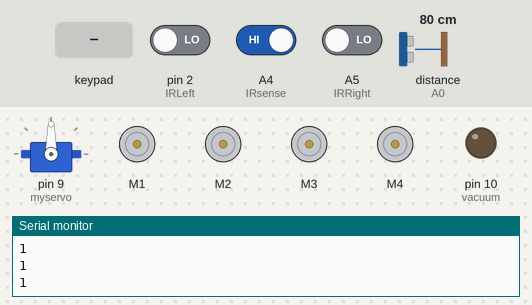
This sketch was run on a simulated Arduino Uno, built with avr-gcc and run on an emulated ATmega328P. On the bench: servo, 4 × DC motor (green arrow = forward, orange = backward, longer = faster), output pins drawn as LEDs (lit = HIGH), the last lines printed to the serial monitor. Inputs (shaded band) come from the test bench; at power-on: distance to the obstacle (sensor on A0) 80 cm, A4 (IRsense) HIGH, pin 2 (IRLeft) LOW, A5 (IRRight) LOW. The echo pulse lasts 58.3 µs per cm; pins used as bus, display or sensor lines are not drawn.

Above: at 1.2 s.
1.3 s: key '+' pressed
At 2.1 s:
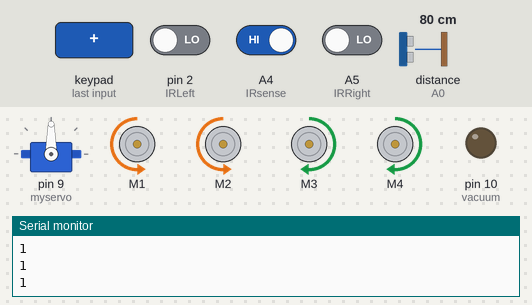
4.3 s: distance to the obstacle (sensor on A0) set to 17 cm
6.5 s: distance to the obstacle (sensor on A0) set to 13 cm
At 8.3 s:
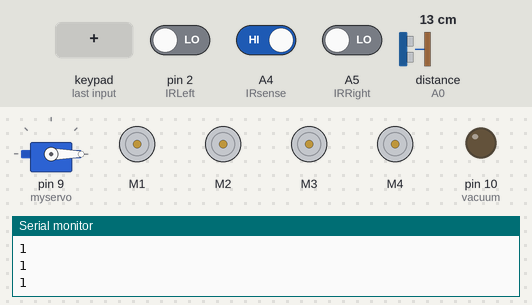
9.5 s: A4 (IRsense) driven LOW
At 12.6 s:
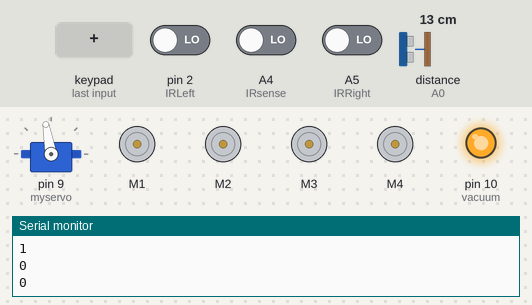
Timing chart, 0 to 16.5 s (numbered marks = the images above; inputs shaded):
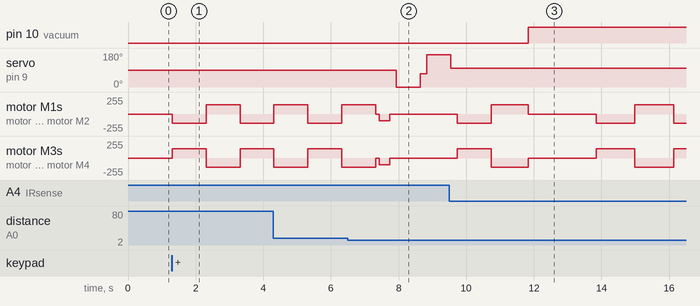

Measured:
- the behaviour switches between 16 and 15 cm on distance to the obstacle (sensor on A0) (found by bisection; images 1 and 2)
- after the input at 1.3 s, motor M1, motor M2: stopped → backward 140/255 at once, → forward 140/255 1.0 s later, → backward 140/255 1.0 s later; motor M3, motor M4: stopped → forward 140/255 at once, → backward 140/255 1.0 s later, → forward 140/255 1.0 s later
- after the input at 6.5 s, servo on pin 9 (myservo): 90° → 0° after 1.4 s, → 70° 0.70 s later, → 170° 0.20 s later
- after the input at 9.5 s, pin 10 (vacuum): LOW → HIGH after 2.3 s; servo on pin 9 (myservo): goes on until 9.5 s, then stays 100°

The sketch:

vacuum_robot.ino
```cpp
/*
 * Autonomous Vacuum Robot
 * -----------------------
 * A 4-wheel Arduino cleaning robot with two modes:
 *
 *   1. Bluetooth mode (default): drive it from a phone with the Dabble app (Gamepad).
 *   2. Automatic mode: it drives on its own, avoids obstacles with an ultrasonic
 *      sensor on a servo, uses IR sensors on the sides to steer away from walls,
 *      and runs a cleaning routine when its IR sensor (A4) is triggered.
 *
 * Press START on the Dabble Gamepad to switch between the two modes.
 *
 * Bluetooth controls:
 *   Up / Down     -> forward / backward
 *   Left / Right  -> turn
 *   Triangle      -> vacuum ON
 *   Circle        -> vacuum OFF
 *
 * Author: Ali Imran
 */

// Only load the Gamepad module from the Dabble library
#define CUSTOM_SETTINGS
#define INCLUDE_GAMEPAD_MODULE
#include <AFMotor.h>
#include <Dabble.h>
#include <Servo.h>

// ---------------- Pins ----------------
#define trigPin A1    // ultrasonic sensor trigger
#define echoPin A0    // ultrasonic sensor echo
#define IRsense A4    // IR sensor that starts the cleaning routine
#define IRRight A5    // right-side IR sensor
int IRLeft = 2;       // left-side IR sensor
int vacuum = 10;      // vacuum output (HIGH = on)

Servo myservo;        // servo that rotates the ultrasonic sensor (pin 9)

// ---------------- Mode toggle (START button) ----------------
int buttonState = HIGH;     // HIGH = Bluetooth mode, LOW = Automatic mode
int buttonCurrent;
int buttonPrevious = LOW;

// ---------------- Motors (motor shield ports M1-M4) ----------------
AF_DCMotor motor1(1, MOTOR12_64KHZ);
AF_DCMotor motor2(2, MOTOR12_64KHZ);
AF_DCMotor motor3(3, MOTOR34_64KHZ);
AF_DCMotor motor4(4, MOTOR34_64KHZ);

#define MAX_SPEED 150   // top speed when ramping up in moveBackward()

// ---------------- Obstacle avoidance ----------------
long dis;               // raw echo time from the ultrasonic sensor
boolean goesForward = false;
int distance = 100;     // latest distance reading (cm)
int speedSet = 0;
int distanceR = 0;      // distance when looking right (cm)
int distanceL = 0;      // distance when looking left (cm)
int set = 15;           // obstacle distance threshold (cm)

void setup()
{
  Dabble.begin(9600, 16, 17);   // Bluetooth module: RX pin 16 (A2), TX pin 17 (A3)
  Serial.begin(9600);
  Serial.println("Motor Test!");

  myservo.attach(9);
  myservo.write(90);            // point the ultrasonic sensor straight ahead

  pinMode(trigPin, OUTPUT);
  pinMode(echoPin, INPUT);
  pinMode(IRsense, INPUT);
  pinMode(IRLeft, INPUT);
  pinMode(IRRight, INPUT);
  pinMode(vacuum, OUTPUT);

  motor1.setSpeed(255);
  motor2.setSpeed(255);
  motor3.setSpeed(255);
  motor4.setSpeed(255);
}

void loop()
{
  Serial.println(digitalRead(IRsense));   // debug: print the IR sensor reading
  Dabble.processInput();

  // START button toggles between Bluetooth and Automatic mode
  buttonCurrent = GamePad.isStartPressed();

  if (buttonCurrent == HIGH && buttonPrevious == LOW)
  {
    if (buttonState == HIGH)
    {
      buttonState = LOW;
    }
    else
    {
      buttonState = HIGH;
    }
  }

  if (buttonState == HIGH)
  {
    bluetooth();
  }
  else if (buttonState == LOW)
  {
    automatic();
  }

  buttonPrevious = buttonCurrent;
}

// ---------------- Bluetooth mode ----------------
// Drive the robot and control the vacuum from the phone.
void bluetooth()
{
  motor1.setSpeed(200);
  motor2.setSpeed(200);
  motor3.setSpeed(200);
  motor4.setSpeed(200);
  Dabble.processInput();

  if (GamePad.isUpPressed())            // forward
  {
    motor1.run(FORWARD);
    motor2.run(FORWARD);
    motor3.run(FORWARD);
    motor4.run(FORWARD);
  }
  else if (GamePad.isDownPressed())     // backward
  {
    motor1.run(BACKWARD);
    motor2.run(BACKWARD);
    motor3.run(BACKWARD);
    motor4.run(BACKWARD);
  }
  else if (GamePad.isLeftPressed())     // turn left
  {
    motor1.run(FORWARD);
    motor2.run(FORWARD);
    motor3.run(BACKWARD);
    motor4.run(BACKWARD);
  }
  else if (GamePad.isRightPressed())    // turn right
  {
    motor1.run(BACKWARD);
    motor2.run(BACKWARD);
    motor3.run(FORWARD);
    motor4.run(FORWARD);
  }
  else if (GamePad.isTrianglePressed()) // vacuum on
  {
    digitalWrite(vacuum, HIGH);
  }
  else if (GamePad.isCirclePressed())   // vacuum off
  {
    digitalWrite(vacuum, LOW);
  }
  else                                  // no button: stop
  {
    motor1.run(RELEASE);
    motor2.run(RELEASE);
    motor3.run(RELEASE);
    motor4.run(RELEASE);
  }
}

// ---------------- Automatic mode ----------------
void automatic()
{
  motor1.setSpeed(140);
  motor2.setSpeed(140);
  motor3.setSpeed(140);
  motor4.setSpeed(140);

  Serial.println(digitalRead(IRsense));   // debug

  // IR sensor triggered: stop, turn the vacuum on, and clean the spot
  if (digitalRead(IRsense) == 0)
  {
    delay(100);
    digitalWrite(vacuum, HIGH);
    motor1.setSpeed(140);
    motor2.setSpeed(140);
    motor3.setSpeed(140);
    motor4.setSpeed(140);
    motor1.run(RELEASE);
    motor2.run(RELEASE);
    motor3.run(RELEASE);
    motor4.run(RELEASE);
    delay(2000);

    // Wiggle back and forth over the spot: 6 times, 1.15 s each direction
    for (int i = 0; i < 6; i++)
    {
      motor1.run(BACKWARD);   // same direction as the Right button
      motor2.run(BACKWARD);
      motor3.run(FORWARD);
      motor4.run(FORWARD);
      delay(1150);
      motor1.run(FORWARD);    // same direction as the Left button
      motor2.run(FORWARD);
      motor3.run(BACKWARD);
      motor4.run(BACKWARD);
      delay(1150);
    }

    motor1.run(RELEASE);
    motor2.run(RELEASE);
    motor3.run(RELEASE);
    motor4.run(RELEASE);
  }
  else
  {
    // Normal driving: vacuum off, drive forward, avoid obstacles
    motor1.setSpeed(140);
    motor2.setSpeed(140);
    motor3.setSpeed(140);
    motor4.setSpeed(140);
    digitalWrite(vacuum, LOW);
    distance = obstacle();

    if (distance > set)
    {
      // Path is clear: drive forward
      motor1.run(FORWARD);
      motor2.run(FORWARD);
      motor3.run(FORWARD);
      motor4.run(FORWARD);
    }
    else
    {
      // Obstacle ahead: back up, look both ways, and turn
      hcr4();
    }

    // Left IR sensor detects something: turn away (same direction as the Right button)
    if (digitalRead(IRLeft) == 0)
    {
      motor1.setSpeed(140);
      motor2.setSpeed(140);
      motor3.setSpeed(140);
      motor4.setSpeed(140);
      motor1.run(BACKWARD);
      motor2.run(BACKWARD);
      motor3.run(FORWARD);
      motor4.run(FORWARD);
      delay(1000);
    }

    // Right IR sensor detects something: turn away (same direction as the Left button)
    if (digitalRead(IRRight) == 0)
    {
      motor1.setSpeed(140);
      motor2.setSpeed(140);
      motor3.setSpeed(140);
      motor4.setSpeed(140);
      motor1.run(FORWARD);
      motor2.run(FORWARD);
      motor3.run(BACKWARD);
      motor4.run(BACKWARD);
      delay(1000);
    }
  }
}

// ---------------- Sensors ----------------

// Reads the HC-SR04 ultrasonic sensor and returns the distance in cm.
// (Returns 0 if no echo is received.)
int obstacle()
{
  digitalWrite(trigPin, LOW);
  delayMicroseconds(2);
  digitalWrite(trigPin, HIGH);    // 10 microsecond trigger pulse
  delayMicroseconds(10);
  digitalWrite(trigPin, LOW);
  dis = pulseIn(echoPin, HIGH);   // echo time in microseconds
  return dis / 29 / 2;            // sound takes ~29 us per cm, there and back
}

// Turns the sensor to the right, measures, then turns back.
int lookRight()
{
  myservo.write(0);
  delay(500);
  distance = obstacle();
  delay(200);
  myservo.write(70);
  return distance;
}

// Turns the sensor to the left, measures, then turns back.
int lookLeft()
{
  myservo.write(170);
  delay(500);
  distance = obstacle();
  delay(200);
  myservo.write(100);
  return distance;
}

// ---------------- Movement helpers ----------------

void moveStop()
{
  motor1.run(RELEASE);
  motor2.run(RELEASE);
  motor3.run(RELEASE);
  motor4.run(RELEASE);
}

// Reverses while gradually increasing speed.
void moveBackward()
{
  goesForward = false;
  motor1.run(BACKWARD);
  motor2.run(BACKWARD);
  motor3.run(BACKWARD);
  motor4.run(BACKWARD);
  for (speedSet = 0; speedSet < MAX_SPEED; speedSet += 50) {
    motor1.setSpeed(speedSet);
    motor2.setSpeed(speedSet);
    motor3.setSpeed(speedSet);
    motor4.setSpeed(speedSet);
    delay(5);
  }
}

// Spins for 1.4 s, then drives forward.
// Note: this spins the same direction as the Left button in Bluetooth mode.
void turnRight()
{
  motor1.setSpeed(155);
  motor2.setSpeed(155);
  motor3.setSpeed(155);
  motor4.setSpeed(155);
  motor1.run(FORWARD);
  motor2.run(FORWARD);
  motor3.run(BACKWARD);
  motor4.run(BACKWARD);
  delay(1400);
  motor1.run(FORWARD);
  motor2.run(FORWARD);
  motor3.run(FORWARD);
  motor4.run(FORWARD);
}

// Spins for 1.4 s, then drives forward.
// Note: this spins the same direction as the Right button in Bluetooth mode.
void turnLeft()
{
  motor1.setSpeed(155);
  motor2.setSpeed(155);
  motor3.setSpeed(155);
  motor4.setSpeed(155);
  motor1.run(BACKWARD);
  motor2.run(BACKWARD);
  motor3.run(FORWARD);
  motor4.run(FORWARD);
  delay(1400);
  motor1.run(FORWARD);
  motor2.run(FORWARD);
  motor3.run(FORWARD);
  motor4.run(FORWARD);
}

// Obstacle routine: stop, back up, check left and right,
// then turn away from the closer side.
void hcr4()
{
  moveStop();
  delay(100);
  moveBackward();
  delay(300);
  moveStop();
  delay(200);
  distanceR = lookRight();
  delay(200);
  distanceL = lookLeft();
  delay(200);
  if (distanceR < distanceL)
  {
    turnRight();
    moveStop();
  } else if (distanceR > distanceL)
  {
    turnLeft();
    moveStop();
  }
}
```
